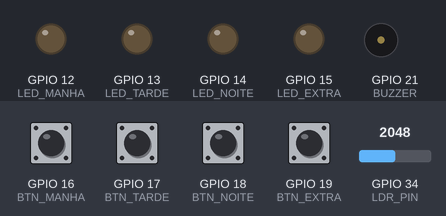
Simulated run of this sketch. Board: ESP32. Shown: output pins drawn as LEDs (lit = HIGH), buzzer (waves = sounding). The inputs (shaded band) are chosen by the test bench; at power-on: GPIO 16 (BTN_MANHA), GPIO 17 (BTN_TARDE), GPIO 18 (BTN_NOITE), GPIO 19 (BTN_EXTRA) HIGH, GPIO 34 (LDR_PIN) = 2048. WiFi joins after 1.5 s; servers stay silent unless stated; the local clock reads 2024-03-15 10:24:30 at power-on unless the sketch sets it; no MQTT or app messages arrive unless stated; what the sketch prints to the serial monitor is not drawn.

Above: at 2.7 s.
2.8 s: GPIO 19 (BTN_EXTRA) pulled LOW for 0.15 s
At 3.2 s:
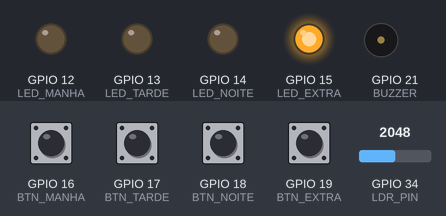
4.8 s: GPIO 16 (BTN_MANHA) pulled LOW for 0.15 s
At 4.9 s:
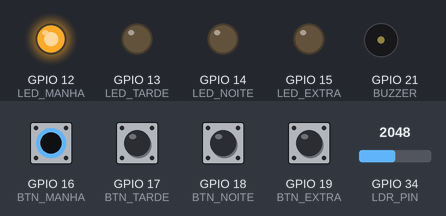
6.5 s: GPIO 17 (BTN_TARDE) pulled LOW for 0.15 s
At 6.6 s:
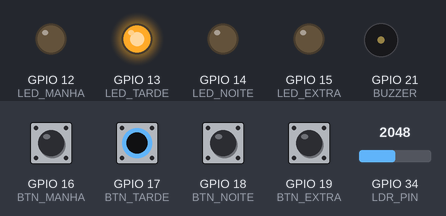
8.2 s: GPIO 18 (BTN_NOITE) pulled LOW for 0.15 s
At 8.3 s:
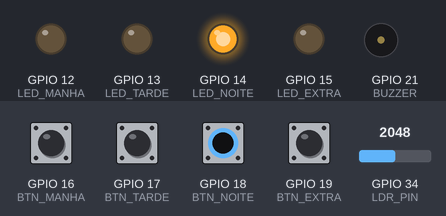
Timing chart, 0 to 11.2 s (numbered marks = the images above; inputs shaded):
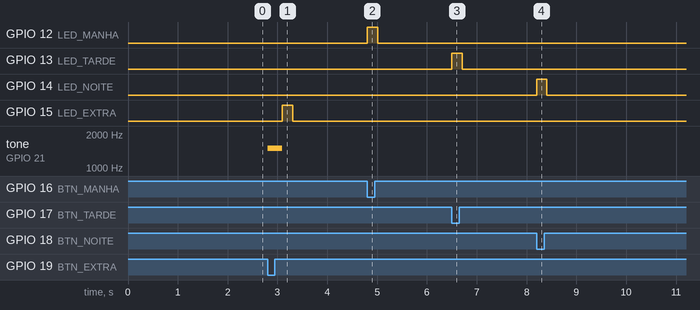

The sketch:

esboco.ino
```cpp
#include <WiFi.h>
#include <PubSubClient.h>
#include <ArduinoJson.h>
#include <time.h>

// --- WiFi ---
const char* ssid = "Wokwi-GUEST";
const char* password = "";

// --- MQTT ---
const char* mqtt_server = "broker.hivemq.com";
const int mqtt_port = 1883;
const char* device_id = "pillbox01";

WiFiClient espClient;
PubSubClient client(espClient);

// --- PINOS ---
#define LED_MANHA 12
#define LED_TARDE 13
#define LED_NOITE 14
#define LED_EXTRA 15
#define BTN_MANHA 16
#define BTN_TARDE 17
#define BTN_NOITE 18
#define BTN_EXTRA 19
#define BUZZER 21
#define LDR_PIN 34

// Debounce
unsigned long lastDebounceTime[4] = {0,0,0,0};
bool lastButtonRead[4] = {HIGH, HIGH, HIGH, HIGH};
bool buttonHandled[4] = {false,false,false,false};
const unsigned long debounceDelay = 80;

bool tampaAberta = false;

String horarioISO() {
  time_t now = time(NULL);
  char buf[30];
  strftime(buf, sizeof(buf), "%Y-%m-%dT%H:%M:%SZ", gmtime(&now));
  return String(buf);
}

// Publica JSON
void publishJSON(String topic, JsonDocument &doc) {
  char buffer[250];
  serializeJson(doc, buffer);
  client.publish(topic.c_str(), buffer);
  Serial.print("MQTT → "); Serial.println(topic);
  Serial.println(buffer);
}

// ---- Eventos ----
void publicarDose(String periodo) {
  StaticJsonDocument<200> doc;
  doc["dispositivo"] = device_id;
  doc["evento"] = "dose";
  doc["horario"] = periodo;
  doc["status"] = "tomada";
  doc["timestamp"] = horarioISO();
  publishJSON("pillbox/pillbox01/dose", doc);
}

void publicarTampa(String estado) {
  StaticJsonDocument<200> doc;
  doc["sensor"] = "tampa";
  doc["status"] = estado;
  doc["timestamp"] = horarioISO();
  publishJSON("pillbox/pillbox01/tampa", doc);
}

void publicarStatus(String estado) {
  StaticJsonDocument<200> doc;
  doc["dispositivo"] = device_id;
  doc["evento"] = "status";
  doc["status"] = estado;
  doc["timestamp"] = horarioISO();
  publishJSON("pillbox/pillbox01/status", doc);
}

void publicarStatusSensor(bool ok) {
  StaticJsonDocument<200> doc;
  doc["sensor"] = "ldr";
  doc["status"] = ok ? "online" : "offline";
  doc["timestamp"] = horarioISO();
  publishJSON("pillbox/pillbox01/sensor", doc);
}

// Dose local
void handleButtonPress(int idx) {
  const char* nomes[4] = {"manha","tarde","noite","extra"};
  int leds[4] = {LED_MANHA, LED_TARDE, LED_NOITE, LED_EXTRA};

  if (idx == 3) {
    tone(BUZZER, 1500); delay(300); noTone(BUZZER);
  }

  digitalWrite(leds[idx], HIGH);
  publicarDose(nomes[idx]);
  delay(200);
  digitalWrite(leds[idx], LOW);
}

// MQTT Callback
void callback(char* topic, byte* payload, unsigned int length) {
  String t = String(topic);
  Serial.print("MQTT CMD: "); Serial.println(t);

  if (t.endsWith("/buzzer")) {
    tone(BUZZER, 1500); delay(300); noTone(BUZZER);
    StaticJsonDocument<150> doc;
    doc["evento"] = "buzzer";
    doc["status"] = "ativado";
    doc["timestamp"] = horarioISO();
    publishJSON("pillbox/pillbox01/buzzer", doc);
  }

  if (t.endsWith("/manha")) handleButtonPress(0);
  if (t.endsWith("/tarde")) handleButtonPress(1);
  if (t.endsWith("/noite")) handleButtonPress(2);
  if (t.endsWith("/extra")) handleButtonPress(3);
  if (t.endsWith("/tampa_simular")) publicarTampa("simulada");

  if (t.endsWith("/status")) publicarStatus("online");

  if (t.endsWith("/status_sensor")) {
    bool ok = analogRead(LDR_PIN) >= 0;
    publicarStatusSensor(ok);
  }
}

// ---- Conexões ----
void conectarWiFi() {
  Serial.println(" Conectando ao WiFi...");
  WiFi.begin(ssid, password);
  while (WiFi.status() != WL_CONNECTED) { delay(300); Serial.print("."); }
  Serial.println("\n✅ WiFi conectado");
}

void conectarMQTT() {
  client.setServer(mqtt_server, mqtt_port);
  client.setCallback(callback);

  Serial.println(" Conectando ao MQTT...");
  while (!client.connected()) {
    if (client.connect(device_id)) {
      Serial.println("✅ MQTT conectado");
      client.subscribe("pillbox/pillbox01/comando/#");
      publicarStatus("online");
    } else {
      Serial.println("❌ Falha, tentando...");
      delay(800);
    }
  }
}

void setup() {
  Serial.begin(115200);
  pinMode(LED_MANHA, OUTPUT);
  pinMode(LED_TARDE, OUTPUT);
  pinMode(LED_NOITE, OUTPUT);
  pinMode(LED_EXTRA, OUTPUT);
  pinMode(BTN_MANHA, INPUT_PULLUP);
  pinMode(BTN_TARDE, INPUT_PULLUP);
  pinMode(BTN_NOITE, INPUT_PULLUP);
  pinMode(BTN_EXTRA, INPUT_PULLUP);
  pinMode(BUZZER, OUTPUT);
  pinMode(LDR_PIN, INPUT);

  conectarWiFi();
  conectarMQTT();
  configTime(0,0,"pool.ntp.org");
}

void loop() {
  if (!client.connected()) conectarMQTT();
  client.loop();

  bool aberta = (analogRead(LDR_PIN) > 2500);
  if (aberta && !tampaAberta) { tampaAberta = true; publicarTampa("aberta"); }
  if (!aberta && tampaAberta) { tampaAberta = false; publicarTampa("fechada"); }

  int reads[4] = {
    digitalRead(BTN_MANHA),
    digitalRead(BTN_TARDE),
    digitalRead(BTN_NOITE),
    digitalRead(BTN_EXTRA)
  };

  for (int i=0;i<4;i++) {
    if (reads[i] == LOW && !buttonHandled[i]) { buttonHandled[i] = true; handleButtonPress(i); }
    if (reads[i] == HIGH) buttonHandled[i] = false;
  }
}
```

Measured:
- after the input at 2.8 s, GPIO 15 (LED_EXTRA): LOW → HIGH after 0.30 s, → LOW 0.21 s later; tone on GPIO 21 (BUZZER): silent → 1500 Hz at once, → silent 0.30 s later
- after the input at 4.8 s, GPIO 12 (LED_MANHA): LOW → HIGH at once, → LOW 0.21 s later
- after the input at 6.5 s, GPIO 13 (LED_TARDE): LOW → HIGH at once, → LOW 0.21 s later
- after the input at 8.2 s, GPIO 14 (LED_NOITE): LOW → HIGH at once, → LOW 0.21 s later
